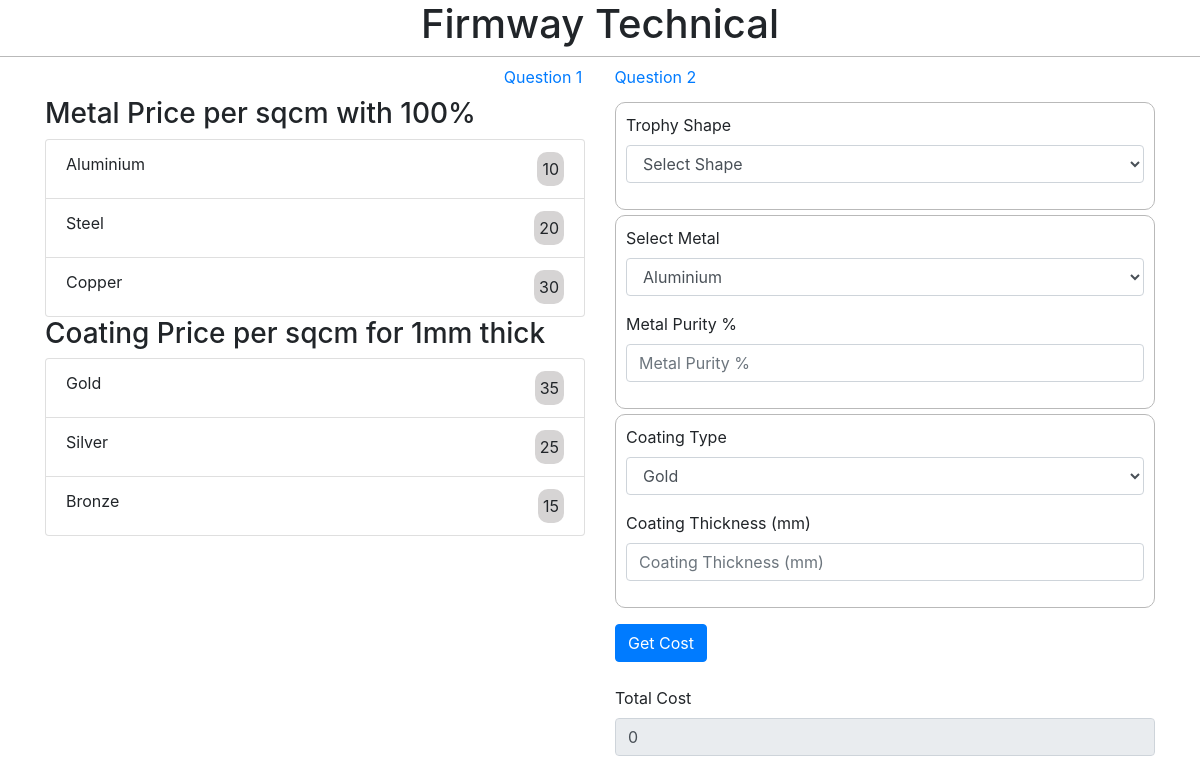
The page / on the database its author committed.
### tables this page shows
CREATE TABLE `q1_metal` (
  `id` int(11) NOT NULL,
  `metal_name` varchar(20) NOT NULL,
  `metal_cost` int(11) NOT NULL COMMENT 'cost for 100% pure for 1 sq/cm',
  `created_on` timestamp NOT NULL DEFAULT CURRENT_TIMESTAMP,
  `updated_on` timestamp NOT NULL DEFAULT CURRENT_TIMESTAMP
);

CREATE TABLE `q1_coating` (
  `id` int(11) NOT NULL,
  `coating_name` varchar(20) NOT NULL,
  `coating_price` int(11) NOT NULL COMMENT 'for 1mm thick for 1 sq/cm',
  `created_on` timestamp NOT NULL DEFAULT CURRENT_TIMESTAMP,
  `updated_on` timestamp NOT NULL DEFAULT CURRENT_TIMESTAMP
);

### application/views/page.php (called while the page is built, shortened)
<?php
include("header.php");
include("$page".".php");
include("footer.php");
?>

### application/controllers/Home.php (called while the page is built, shortened)
<?php
class Home extends CI_Controller {
    function __construct() {
        $this->load->model('Q1_model');
    }
    public function index() {
        $data['page'] = 'q1';
        $data['metals'] = $this->Q1_model->getMetal();
        $data['coatings'] = $this->Q1_model->getCoating();
        $this->load->view('page', $data);
    }
}

### index.php (called while the page is built, shortened)
<?php
require_once BASEPATH.'core/CodeIgniter.php';

### application/models/Q1_model.php (called while the page is built, shortened)
<?php
class Q1_model extends CI_Model {
    public $tableMetal = 'q1_metal';
    public $tableCoating = 'q1_coating';
    function getMetal($conditions = array()) {
        $this->db->select('*');
        $this->db->from($this->tableMetal);
        $query = $this->db->get();
        $result = $query->result_array();
        return $result;
    }
    function getCoating($conditions = array()) {
        $this->db->select('*');
        $this->db->from($this->tableCoating);
        $query = $this->db->get();
        $result = $query->result_array();
        return $result;
    }
}

### application/views/q1.php (the view, shortened to what this page needs)
<div class="row justify-content-center">
    <div class="col-6">
        <h3>Metal Price per sqcm with 100%</h3>
        <ul class="list-group">
            <?php foreach ($metals as $metal) { ?>
            <li class="list-group-item"><span><?php echo $metal['metal_name'] ?></span><span class="priceSpan"><?php echo $metal['metal_cost'] ?></span></li>
            <?php } ?>
        </ul>
        <h3>Coating Price per sqcm for 1mm thick</h3>
        <ul class="list-group">
            <?php foreach ($coatings as $coating) { ?>
                <li class="list-group-item"><span><?php echo $coating['coating_name'] ?></span><span class="priceSpan"><?php echo $coating['coating_price'] ?></span></li>
            <?php } ?>
        </ul>
    </div>
    <div class="col-6">
        <form id="q1Form">
            <div class="form-segment">
                <div class="form-group">
                    <label for="trophyShape">Trophy Shape</label>
                    <select class="form-control" name="trophyShape" id="trophyShape">
                        <option value="">Select Shape</option>
                    </select>
                </div>
            </div>
            <div class="form-segment">
                <div class="form-group">
                    <label for="metal">Select Metal</label>
                    <select class="form-control" name="metalType" id="metal">
                        <?php foreach ($metals as $metal) { ?>
                            <option value="<?php echo $metal['id'] ?>"><?php echo $metal['metal_name'] ?></option>
                        <?php } ?>
                    </select>
                </div>
                <div>
                    <div class="form-group">
                        <label for="metalPurity">Metal Purity %</label>
                        <input type="text" class="form-control" name="metalPurity" id="metalPurity" placeholder="Metal Purity %">
                    </div>
                </div>
            </div>
            <div class="form-segment">
                <div class="form-group">
                    <label for="coating">Coating Type</label>
                    <select class="form-control" name="coating" id="coating">
                        <?php foreach ($coatings as $coating) { ?>
                            <option value="<?php echo $coating['id'] ?>"><?php echo $coating['coating_name'] ?></option>
                        <?php } ?>
                    </select>
                </div>
                <div>
                    <div class="form-group">
                        <label for="coatingThickness">Coating Thickness (mm)</label>
                        <input type="text" class="form-control" name="coatingThickness" id="coatingThickness" placeholder="Coating Thickness (mm)">
                    </div>
                </div>
            </div>
        </form>
        <div>
            <div class="form-group">
                <button type="button" class="btn btn-primary mb-2 " id="formSubmitBtn">Get Cost</button>
            </div>
        </div>
        <div>
            <div class="form-group">
                <label for="totalCost">Total Cost</label>
                <input type="text" disabled class="form-control" name="totalCost" id="totalCost" placeholder="" value="0">
            </div>
        </div>
    </div>
</div>

### application/views/header.php (shortened to what this page needs)
<html>
    <head>
        <link rel="stylesheet" href="https://maxcdn.bootstrapcdn.com/bootstrap/4.0.0/css/bootstrap.min.css">
        <link rel="stylesheet" href="<?php echo base_url() ?>css/style.css">
    </head>
    <body>
        <div class="wrapper">
            <div class="fixed">
                <header class="header">
                    <div class="row justify-content-center">
                        <div class="col-sm-auto"><h1>Firmway Technical</h1></div>
                    </div>
                </header>
            </div>
            <div class="container">
                <ul class="nav justify-content-center">
                    <li class="nav-item"><a class="nav-link active" href="<?php echo site_url('Home'); ?>">Question 1</a></li>
                    <li class="nav-item"><a class="nav-link" href="<?php echo site_url('Home/q2'); ?>">Question 2</a></li>
                </ul>

### application/views/footer.php (shortened to what this page needs)
</div>
</div>
</body>
</html>

### css/style.css (style rules this page uses)
.header { border-bottom: 1px solid #b9b9b9; }
.form-segment { border: 1px solid #b9b9b9;border-radius: 10px;padding: 10px;margin: 5px 0; }
.priceSpan { float: right;padding: 5px;background: #d6d4d4;border-radius: 10px; }

### rows shown on the page
q1_metal: metal_name "Aluminium", metal_cost "10"
q1_metal: metal_name "Steel", metal_cost "20"
q1_metal: metal_name "Copper", metal_cost "30"
q1_coating: coating_name "Gold", coating_price "35"
q1_coating: coating_name "Silver", coating_price "25"
q1_coating: coating_name "Bronze", coating_price "15"

### other values the page prints
form field metalType "Aluminium"
form field coating "Gold"
